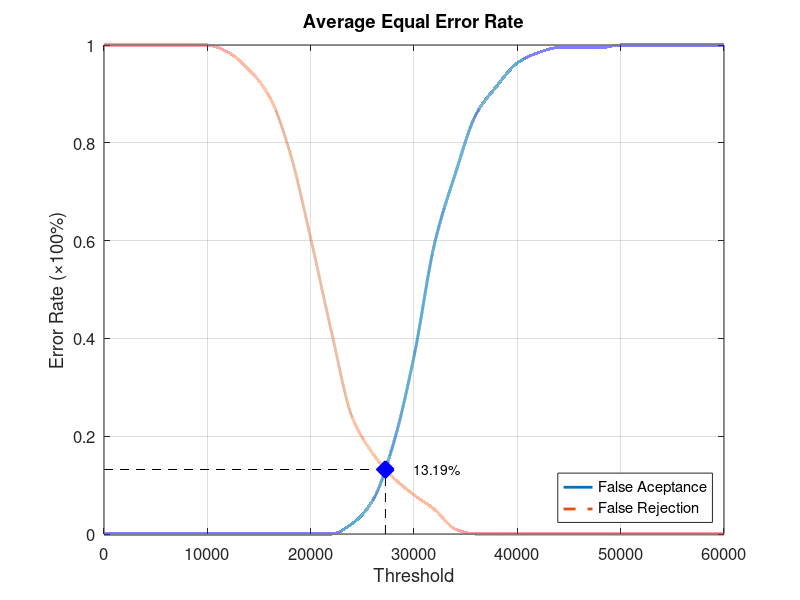
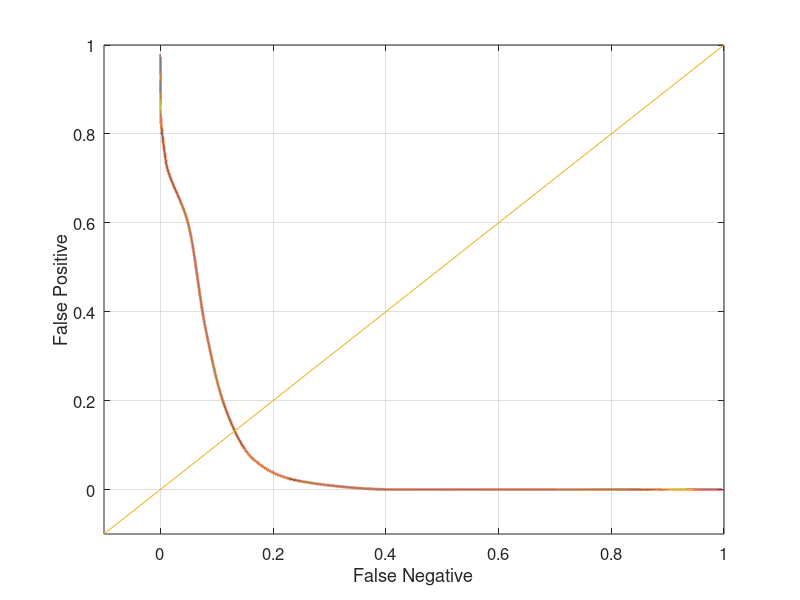

The MATLAB source for these figures, in order:
function yEER = Database3_4
close all;
clear;
clc;
x = 0:2000:60000;
xq = 0:0.5:60000;

y0 = [0 0 0 0 0 0 0 0 0 0 0 0 0.0210526 0.0684211 0.184211 0.363158 0.594737 0.736842 0.857895 0.915789 0.963158 0.984211 0.994737 0.994737 0.994737 1 1 1 1 1 1];
yy0 = interp1(x, y0, xq, 'pchip');
y1 = [1 1 1 1 1 1 0.985 0.95 0.895 0.78 0.605 0.415 0.24 0.165 0.115 0.08 0.05 0.01 0 0 0 0 0 0 0 0 0 0 0 0 0];
yy1 = interp1(x, y1, xq, 'pchip');

% Calculating EER: 
y2 = abs(y0 - y1);
find(y2 == min(y2))
yy2 = abs(yy0 - yy1);
xEER = find(yy2 == min(yy2));
xEERIndex = xq(xEER) % X-axis EER
yEER = yy0(xEER) % Y-axis EER

main = figure
plot(xq, yy0,'-','LineWidth', 2);	hold on
plot(xq, yy1,'--','LineWidth', 2);	hold on
plot([xEERIndex xEERIndex], [0 yEER], 'k--');	hold on
plot([0 xEERIndex], [yEER yEER], 'k--');	hold on
plot(xEERIndex, yEER, 'bx', 'LineWidth', 10);	hold on
text(xEERIndex + 10 * xEERIndex / 100, yEER, [num2str(round((10000 * yEER)) / 100) '%'])
legend('False Aceptance', 'False Rejection', 'Location', 'SouthEast')
xlabel('Threshold')
ylabel('Error Rate (\times100%)')
title('Average Equal Error Rate')
set(gca, 'FontSize', 12)
axis([0 60000 0 1])
grid on

print(main, 'Database3_4Main', '-dpng');
FNRxFPR = figure('Color', [1 1 1]);
plot(yy1, yy0, '-', yy1, yy0, 'LineWidth', 2);
hold on
y = -0.1:0.1:1
plot(y, y); 
set(gca, 'FontSize', 12)
xlabel('False Negative')
ylabel('False Positive')
axis([-0.1 1 -0.1 1])
set(gca, 'FontSize', 12)
grid on

print(FNRxFPR, 'Database3_4FNRxFPR','-dpng');
end
